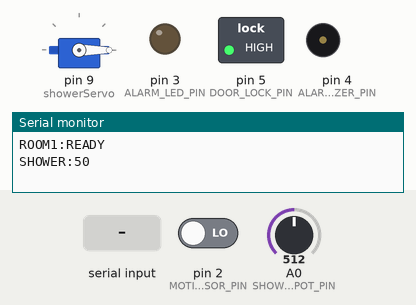
Simulated run of this sketch. Board: Arduino Uno, built with avr-gcc and run on an emulated ATmega328P. On the bench: servo, switched loads named in the sketch (green lamp = pin HIGH), output pins drawn as LEDs (lit = HIGH), buzzer (waves = sounding), the last lines printed to the serial monitor. Inputs (shaded band) come from the test bench; at power-on: pin 2 (MOTION_SENSOR_PIN) LOW, A0 (SHOWER_POT_PIN) = 512.

Above: at 1.2 s.
1.3 s: "SHOWER_POS:90\n" received over Serial
At 3.6 s:
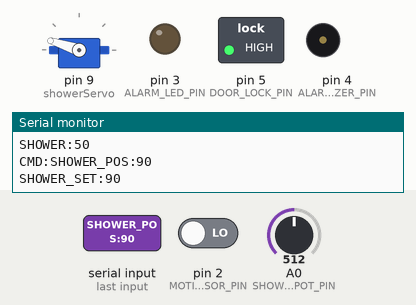
4.3 s: "DOOR_UNLOCK\n" received over Serial
At 5.1 s:
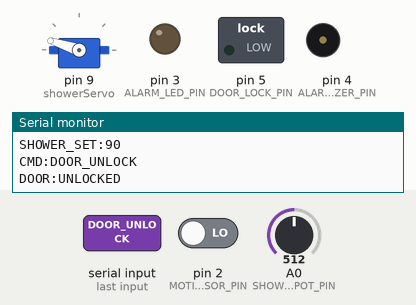
5.8 s: "SHOWER_POS:,45\n" received over Serial
At 8.1 s:
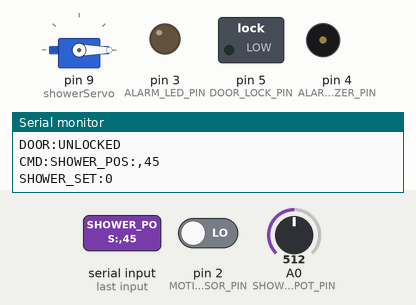
8.8 s: "ALARM:90\n" received over Serial
At 9.4 s:
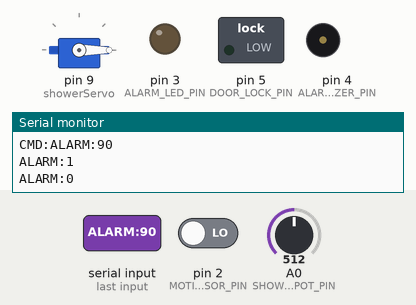
11.8 s: "SHOWER_POS:90\n" received over Serial
At 12.27 s:
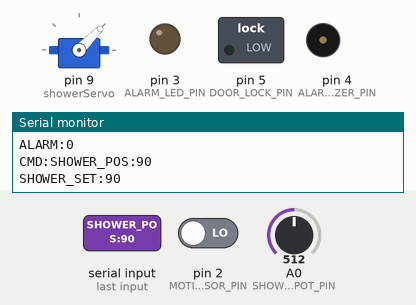
Timing chart, 0 to 15.0 s (numbered marks = the images above; inputs shaded):
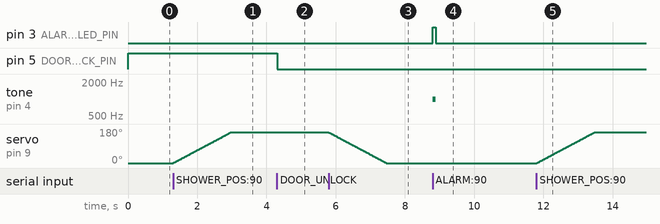

Measured:
- after the input at 1.3 s, servo on pin 9 (showerServo): moves from 0° to 162° over 1.7 s, starting at once
- after the input at 4.3 s, pin 5 (DOOR_LOCK_PIN): HIGH → LOW at once
- after the input at 5.8 s, servo on pin 9 (showerServo): moves from 162° to 0° over 1.7 s, starting at once
- after the input at 8.8 s, pin 3 (ALARM_LED_PIN): LOW → HIGH at once, → LOW 0.09 s later; tone on pin 4 (ALARM_BUZZER_PIN): silent → 1000 Hz at once, → silent 0.09 s later
- after the input at 11.8 s, servo on pin 9 (showerServo): moves from 0° to 162° over 1.7 s, starting at once

The sketch:

room1.ino
```cpp
// Room 1: The Restroom (Jail Room)
// Controls: Motion sensor, shower mechanism, alarm

#include <Servo.h>

// Pin definitions
const int MOTION_SENSOR_PIN = 2;
const int SHOWER_POT_PIN = A0;
const int ALARM_LED_PIN = 3;
const int ALARM_BUZZER_PIN = 4;
const int DOOR_LOCK_PIN = 5;  // Relay for electromagnetic lock

// Variables
Servo showerServo;
int lastMotionState = LOW;
int motionDetected = 0;
int showerPosition = 0;
int targetShowerPosition = 0;
bool alarmActive = false;
unsigned long alarmEndTime = 0;

// Serial communication
String inputString = "";
bool stringComplete = false;

void setup() {
  Serial.begin(115200);

  // Initialize pins
  pinMode(MOTION_SENSOR_PIN, INPUT);
  pinMode(ALARM_LED_PIN, OUTPUT);
  pinMode(ALARM_BUZZER_PIN, OUTPUT);
  pinMode(DOOR_LOCK_PIN, OUTPUT);

  // Initialize shower servo
  showerServo.attach(9);
  showerServo.write(0);

  // Start with door locked
  digitalWrite(DOOR_LOCK_PIN, HIGH);  // HIGH = locked (electromagnetic lock engaged)

  // Reserve 200 bytes for input string
  inputString.reserve(200);

  Serial.println("ROOM1:READY");
}

void loop() {
  // Check serial commands
  if (stringComplete) {
    processCommand(inputString);
    inputString = "";
    stringComplete = false;
  }

  // Read motion sensor
  int motionState = digitalRead(MOTION_SENSOR_PIN);
  if (motionState != lastMotionState) {
    if (motionState == HIGH) {
      motionDetected = 1;
      Serial.println("MOTION:1");
      // Optional: trigger alarm on motion
      // triggerAlarm(1000);
    } else {
      motionDetected = 0;
      Serial.println("MOTION:0");
    }
    lastMotionState = motionState;
  }

  // Read shower position (potentiometer)
  int rawShowerPos = analogRead(SHOWER_POT_PIN);
  int newShowerPos = map(rawShowerPos, 0, 1023, 0, 100);

  if (abs(newShowerPos - showerPosition) > 2) {  // Deadband to reduce noise
    showerPosition = newShowerPos;
    Serial.print("SHOWER:");
    Serial.println(showerPosition);

    // Check if shower is in correct position (e.g., position 75)
    if (showerPosition >= 70 && showerPosition <= 80) {
      // Correct position - unlock next clue
      Serial.println("SHOWER:CORRECT");
    }
  }

  // Update shower servo to target position
  int currentAngle = showerServo.read();
  if (currentAngle != targetShowerPosition) {
    if (currentAngle < targetShowerPosition) {
      currentAngle++;
    } else {
      currentAngle--;
    }
    showerServo.write(currentAngle);
  }

  // Handle alarm
  if (alarmActive) {
    if (millis() < alarmEndTime) {
      // Blink LED and sound buzzer
      digitalWrite(ALARM_LED_PIN, millis() % 200 < 100);
      tone(ALARM_BUZZER_PIN, 1000);
    } else {
      alarmActive = false;
      digitalWrite(ALARM_LED_PIN, LOW);
      noTone(ALARM_BUZZER_PIN);
      Serial.println("ALARM:0");
    }
  }

  delay(10);  // Small delay to prevent flooding serial
}

void serialEvent() {
  while (Serial.available()) {
    char inChar = (char)Serial.read();
    if (inChar == '\n') {
      stringComplete = true;
    } else {
      inputString += inChar;
    }
  }
}

void processCommand(String command) {
  command.trim();
  Serial.print("CMD:");
  Serial.println(command);

  if (command.startsWith("MOTION_STATUS")) {
    Serial.print("MOTION:");
    Serial.println(motionDetected);
  }

  else if (command.startsWith("RESET_MOTION")) {
    motionDetected = 0;
    Serial.println("MOTION:0");
  }

  else if (command.startsWith("SHOWER_POS:")) {
    int pos = command.substring(11).toInt();
    if (pos >= 0 && pos <= 100) {
      targetShowerPosition = map(pos, 0, 100, 0, 180);
      Serial.print("SHOWER_SET:");
      Serial.println(pos);
    }
  }

  else if (command.startsWith("GET_SHOWER")) {
    Serial.print("SHOWER:");
    Serial.println(showerPosition);
  }

  else if (command.startsWith("ALARM:")) {
    int duration = command.substring(6).toInt();
    triggerAlarm(duration);
  }

  else if (command.startsWith("DOOR_UNLOCK")) {
    digitalWrite(DOOR_LOCK_PIN, LOW);  // LOW = unlocked
    Serial.println("DOOR:UNLOCKED");
  }

  else if (command.startsWith("DOOR_LOCK")) {
    digitalWrite(DOOR_LOCK_PIN, HIGH);  // HIGH = locked
    Serial.println("DOOR:LOCKED");
  }

  else if (command == "PING") {
    Serial.println("PONG");
  }

  else if (command == "RESET") {
    // Reset all states
    motionDetected = 0;
    showerPosition = 0;
    targetShowerPosition = 0;
    alarmActive = false;
    digitalWrite(DOOR_LOCK_PIN, HIGH);
    Serial.println("RESET:DONE");
  }

  else if (command == "STATUS") {
    Serial.print("STATUS:MOTION=");
    Serial.print(motionDetected);
    Serial.print(",SHOWER=");
    Serial.print(showerPosition);
    Serial.print(",ALARM=");
    Serial.print(alarmActive ? "1" : "0");
    Serial.print(",DOOR=");
    Serial.println(digitalRead(DOOR_LOCK_PIN) == HIGH ? "LOCKED" : "UNLOCKED");
  }
}

void triggerAlarm(int durationMs) {
  alarmActive = true;
  alarmEndTime = millis() + durationMs;
  Serial.println("ALARM:1");
}
```
